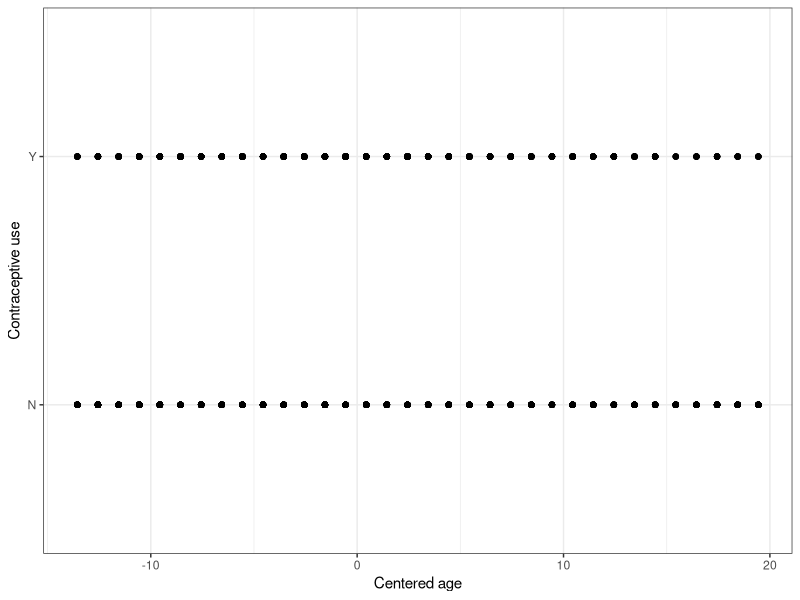
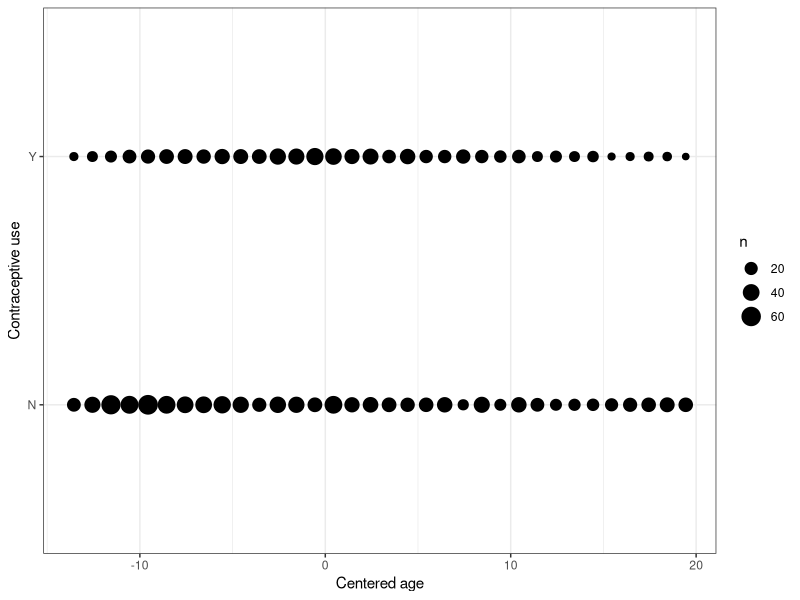
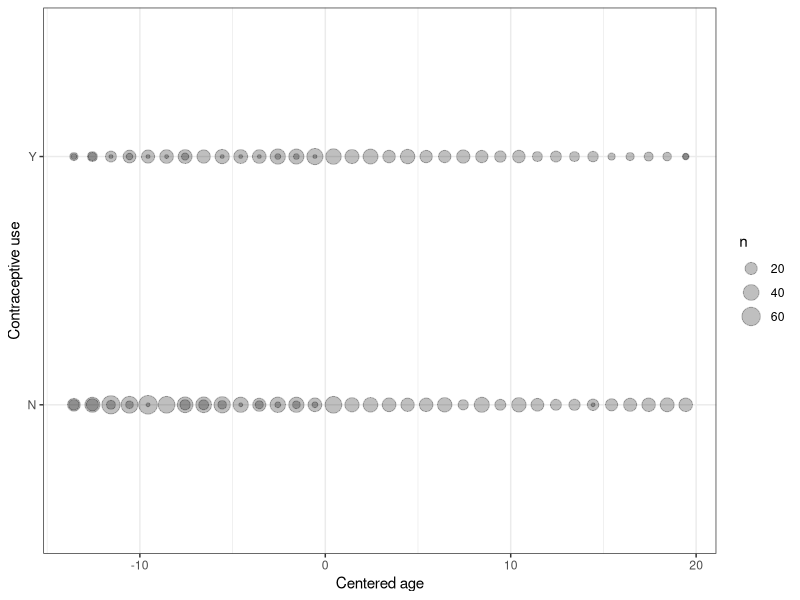
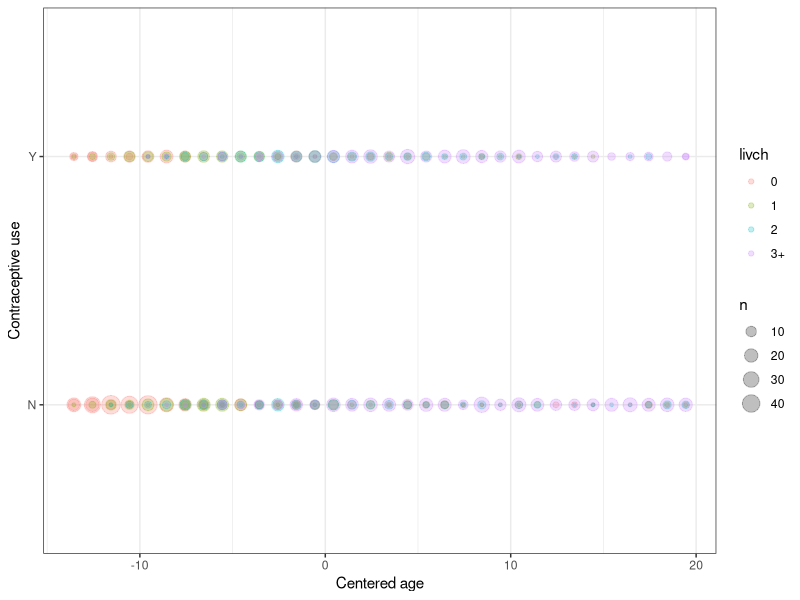
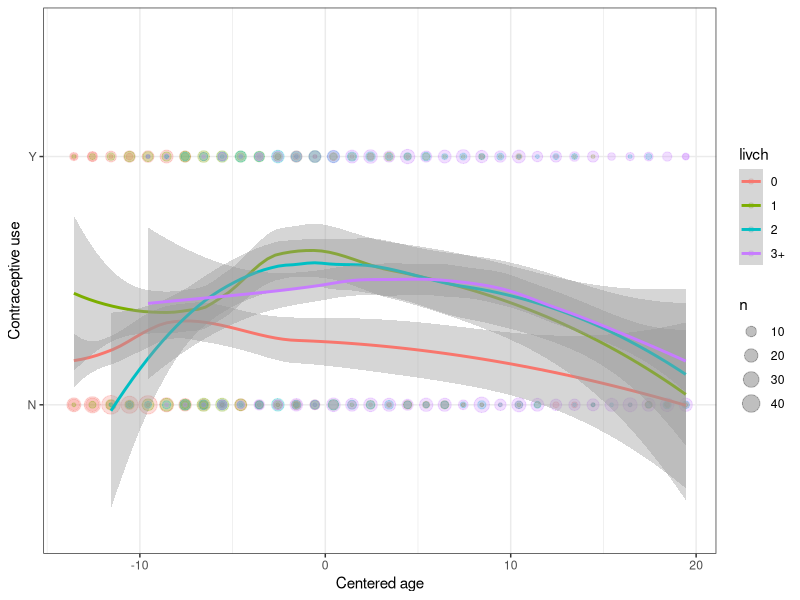
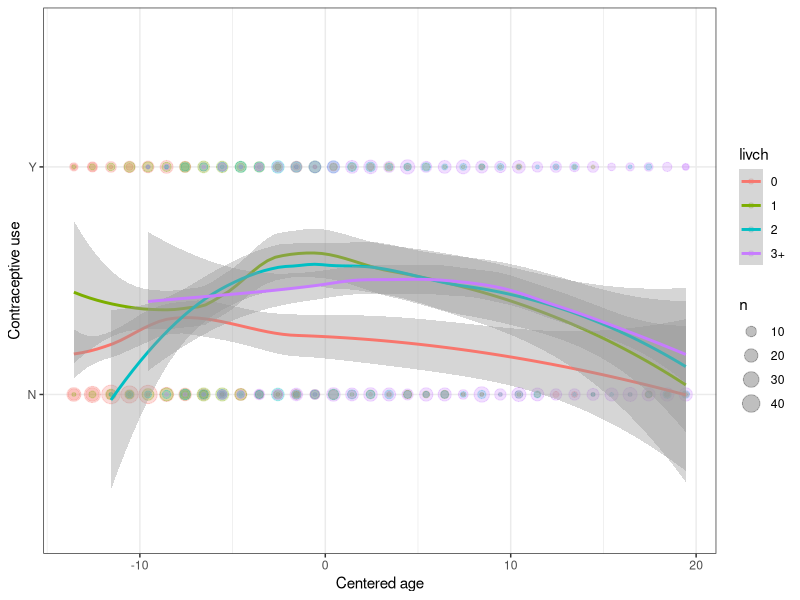
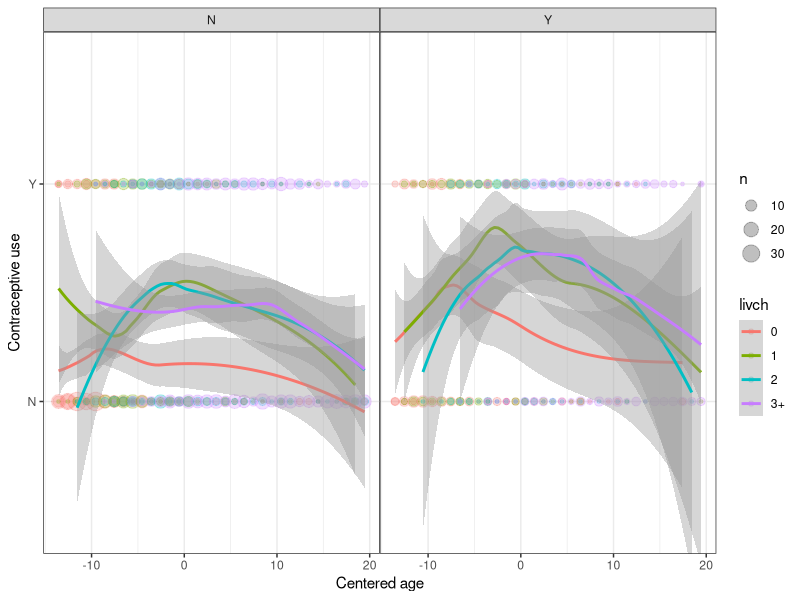
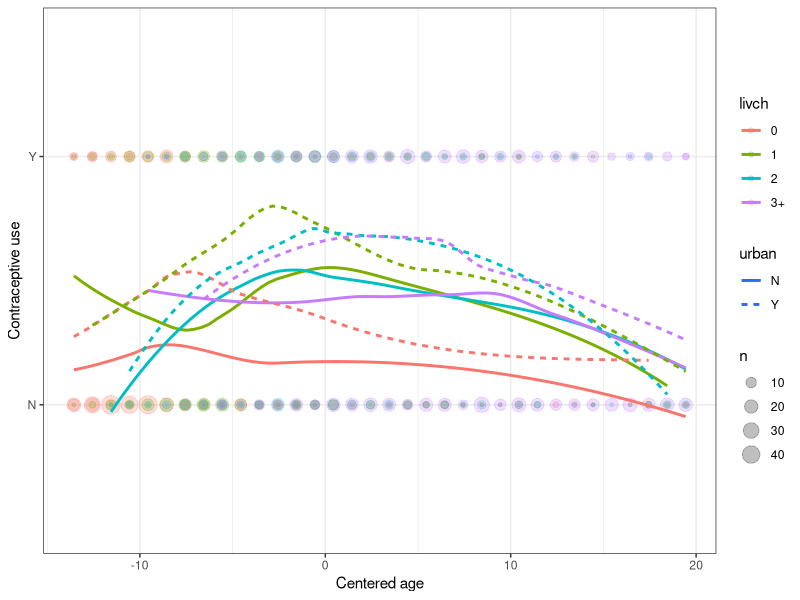

Recreate these plots in R, in order.
## ---- chunk 1
library(mlmRev) ## for contraception data
library(ggplot2)
## ---- chunk 2
theme_set(theme_bw()+
          theme(panel.spacing=grid::unit(0,"lines")))
## ---- chunk 3
g1 <- (ggplot(Contraception,aes(x=age,y=use))+
       labs(x="Centered age",y="Contraceptive use")
)
print(g1+geom_point())
## ---- chunk 4
print(g1+stat_sum())
## ---- chunk 5
print(g1+stat_sum(alpha=0.25))
## ---- chunk 6
g2 <- (ggplot(Contraception,aes(x=age,y=use,colour=livch))+
              labs(x="Centered age",y="Contraceptive use"))
g3 <- g2+stat_sum(alpha=0.25)
print(g3)
## ---- chunk 7
print(g4 <- g3 +
          geom_smooth(aes(y=as.numeric(use))))
## ---- chunk 8
print(g4 <- g3 +
          geom_smooth(aes(y=as.numeric(use)))+
          coord_cartesian(ylim=c(0.9,2.1)))
## ---- chunk 9
g4+facet_grid(.~urban) 
## ---- chunk 10
g3 + geom_smooth(aes(y=as.numeric(use),lty=urban),se=FALSE)
## ---- chunk 11
print(g3 + geom_smooth(aes(y=as.numeric(use),
                           lty=urban),alpha=0.1))
## ---- chunk 12
 g5 <- ggplot(Contraception,aes(x=age,
                                y=as.numeric(use)-1,
                                colour=livch))+
    stat_sum(alpha=0.25)+labs(x="Centered age",y="Contraceptive use")
g5 + geom_smooth(aes(lty=urban),method="glm",
                 family="binomial",
                 formula=y~poly(x,2),alpha=0.1)
## ---- chunk 13
print(g1 +
      facet_grid(livch~urban)+geom_smooth(aes(y=as.numeric(use)))
      )
